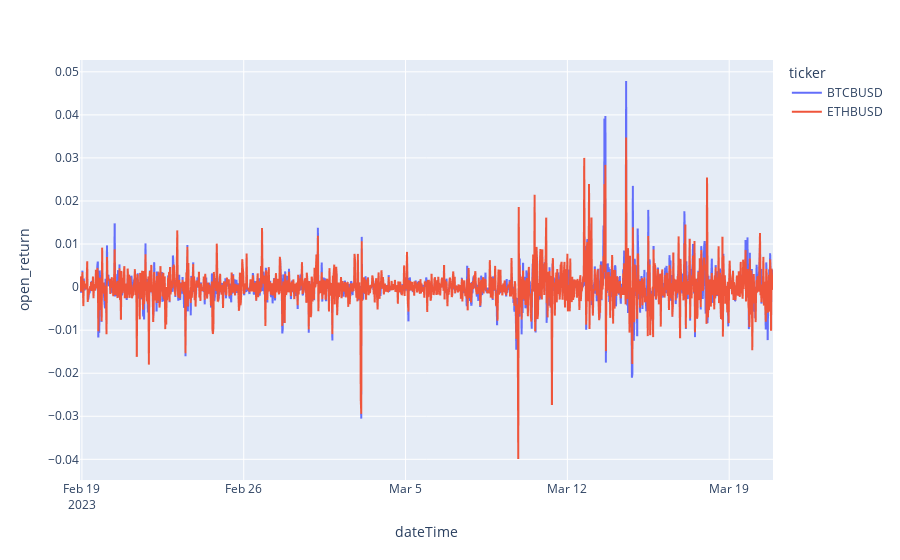

Notebook code for this chart:
### Code cell
px.line(ticker_data_df.reset_index(), 'dateTime', 'open_return', color='ticker')

### Figure 1 — Plotly figure (JSON) as saved in the notebook; plotly's stock layout.template omitted (floating-point values rounded to 4 significant figures; data arrays with more than 128 entries replaced by an {"elided": "..."} marker saying what was removed)
{"data": [{"hovertemplate": "ticker=BTCBUSD<br>dateTime=%{x}<br>open_return=%{y}<extra></extra>", "legendgroup": "BTCBUSD", "line": {"color": "#636efa", "dash": "solid"}, "marker": {"symbol": "circle"}, "mode": "lines", "name": "BTCBUSD", "showlegend": true, "type": "scattergl", "x": {"elided": "1440 str values"}, "xaxis": "x", "y": {"elided": "1440 float values"}, "yaxis": "y"}, {"hovertemplate": "ticker=ETHBUSD<br>dateTime=%{x}<br>open_return=%{y}<extra></extra>", "legendgroup": "ETHBUSD", "line": {"color": "#EF553B", "dash": "solid"}, "marker": {"symbol": "circle"}, "mode": "lines", "name": "ETHBUSD", "showlegend": true, "type": "scattergl", "x": {"elided": "1440 str values"}, "xaxis": "x", "y": {"elided": "1440 float values"}, "yaxis": "y"}], "layout": {"legend": {"title": {"text": "ticker"}, "tracegroupgap": 0}, "margin": {"t": 60}, "xaxis": {"anchor": "y", "domain": [0, 1], "title": {"text": "dateTime"}}, "yaxis": {"anchor": "x", "domain": [0, 1], "title": {"text": "open_return"}}}}
